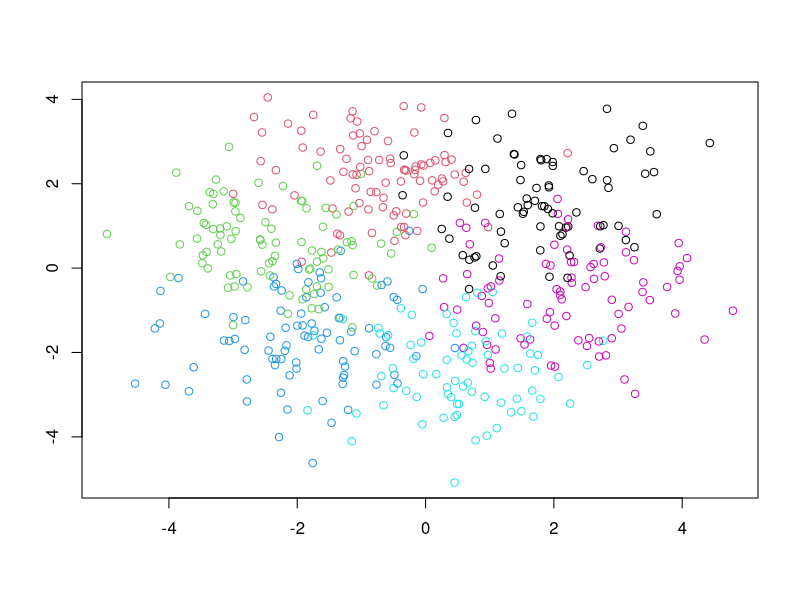
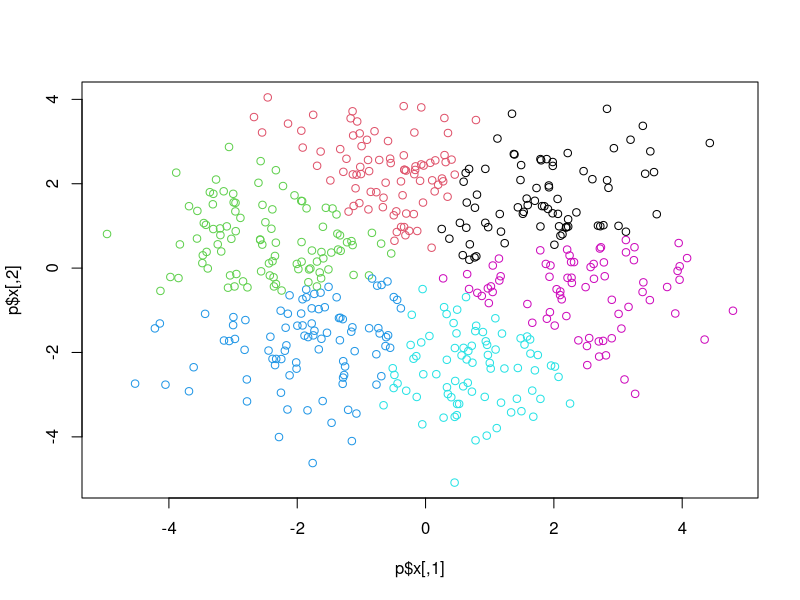

Write R code to recreate these figures, in order.
# r2py crawler metadata
# package: mlbench
# source_type: rd_example
# topic: bayesclass.Rd
# source_file: C:\Users\bened\AppData\Local\R\win-library\4.5\mlbench\help
# lines: 6

suppressPackageStartupMessages(library(mlbench))
# 6 overlapping classes
p <- mlbench.2dnormals(500,6)
plot(p)

plot(p$x, col=as.numeric(bayesclass(p)))
